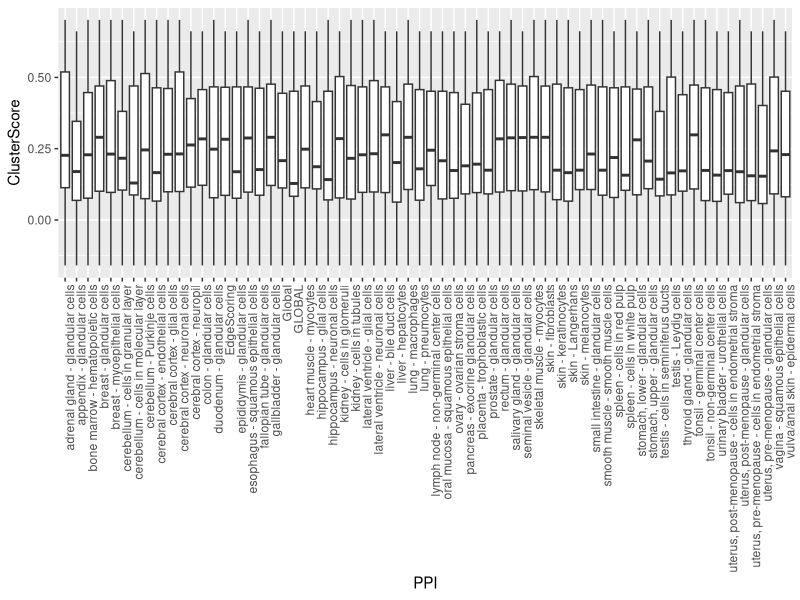

Reproduce this figure in R.

library(ggplot2)

data <- read.csv('../src/PLM_g_1_bossi_hpa_all.csv')

   
    fig <- ggplot(data, aes(x=PPI, y=ClusterScore, group)) +
            geom_boxplot()+ theme(axis.text.x = element_text(angle = 90, hjust = 1))
